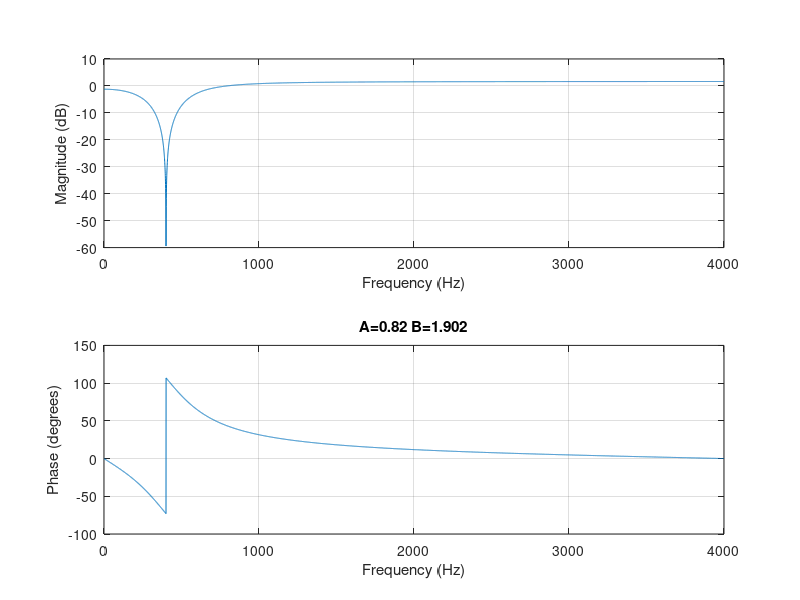

Reproduce this figure in MATLAB.
clc;
clear;
close all;


%%%%%%%%%%%%%%%%%%%%%% Step A %%%%%%%%%%%%%%%%%%%%%%
load("hum.mat");

soundsc(hum1, 8000);
soundsc(hum2, 8000);

%%%%%%%%%%%%%%%%%%%%%% Step B %%%%%%%%%%%%%%%%%%%%%%
load("Firfilter.mat");

filtered_hum1_fir = filter(firnotch, 1, hum1);
filtered_hum2_fir = filter(firnotch, 1, hum2);

soundsc(filtered_hum1_fir, 8000);
soundsc(filtered_hum2_fir, 8000);

%%%%%%%%%%%%%%%%%%%%%% Step P %%%%%%%%%%%%%%%%%%%%%%
freqz(firnotch, 1, 8000, 8000);

%%%%%%%%%%%%%%%%%%%%%% Step T %%%%%%%%%%%%%%%%%%%%%%
A = 0.9;
B = 1.4;
x_coef = [1 -B 1];
y_coef = [1 -A*B A^2];

freqz(x_coef, y_coef, 8000, 8000);
title(strcat("A=", num2str(A), " B=", num2str(B)));

% figure;
% for A=0.6:0.02:1.8
%     IIR_filter_A_B(A, 1.4);
%     title(strcat("A=", num2str(A), " B=", num2str(1.4)));
%     pause(0.1);
% end
% 
% for B=0.7:0.02:1.5
%     IIR_filter_A_B(0.9, B);
%     title(strcat("A=", num2str(0.9), " B=", num2str(B)));
%     pause(0.1);
% end

% A changes the phase and also the intensity of the removing frequencies around 400Hz
% B shifts the frequency response

%%%%%%%%%%%%%%%%%%%%%% Step S %%%%%%%%%%%%%%%%%%%%%%
A = 0.82;
B = 1.902;
x_coef = [1 -B 1];
y_coef = [1 -A*B A^2];

freqz(x_coef, y_coef, 8000, 8000);
title(strcat("A=", num2str(A), " B=", num2str(B)));

filtered_hum1_iir = filter(x_coef, y_coef, hum1);
filtered_hum2_iir = filter(x_coef, y_coef, hum2);

soundsc(filtered_hum1_iir, 8000);
soundsc(filtered_hum2_iir, 8000);




